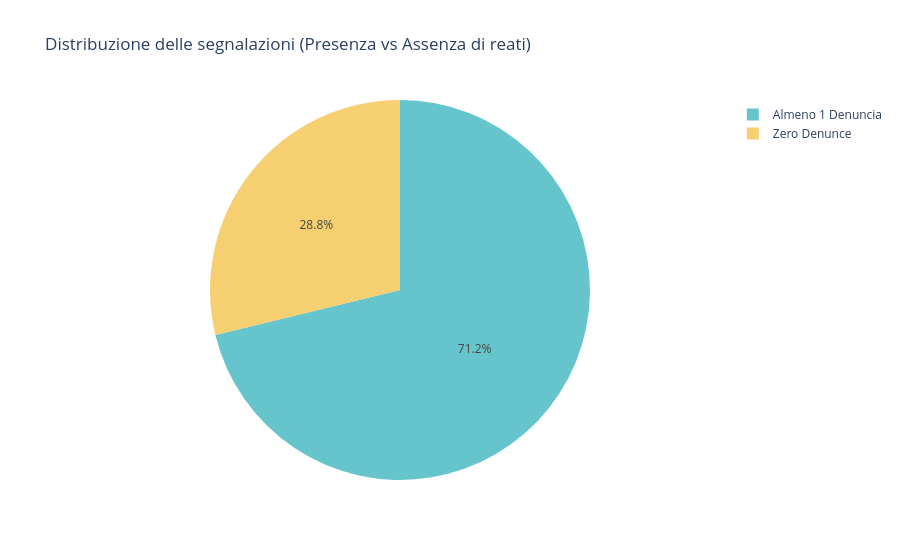

Write notebook code for a chart like this one.
### Code cell
# Analisi della distribuzione (Presenza vs Assenza di denunce)
# Trasformiamo numero_denunce in numero per il confronto
df_zero = con.execute(f"""
    SELECT 
        CASE 
            WHEN CAST(numero_denunce AS DOUBLE) = 0 THEN 'Zero Denunce' 
            ELSE 'Almeno 1 Denuncia' 
        END as status,
        COUNT(*) as conteggio
    FROM '{parquet_path}'
    GROUP BY status
""").df()

if df_zero.empty:
    print("⚠️ Nessun dato trovato per l'analisi della distribuzione.")
else:
    fig_pie = px.pie(df_zero, 
                    values='conteggio', 
                    names='status', 
                    title='Distribuzione delle segnalazioni (Presenza vs Assenza di reati)',
                    color_discrete_sequence=px.colors.qualitative.Pastel) # Colori più leggibili
    fig_pie.show()

### Figure 1 — Plotly figure (JSON) as saved in the notebook; plotly's stock layout.template omitted (floating-point values rounded to 4 significant figures)
{"data": [{"domain": {"x": [0, 1], "y": [0, 1]}, "hovertemplate": "status=%{label}<br>conteggio=%{value}<extra></extra>", "labels": ["Zero Denunce", "Almeno 1 Denuncia"], "legendgroup": "", "name": "", "showlegend": true, "type": "pie", "values": [13101, 32385]}], "layout": {"legend": {"tracegroupgap": 0}, "piecolorway": ["rgb(102, 197, 204)", "rgb(246, 207, 113)", "rgb(248, 156, 116)", "rgb(220, 176, 242)", "rgb(135, 197, 95)", "rgb(158, 185, 243)", "rgb(254, 136, 177)", "rgb(201, 219, 116)", "rgb(139, 224, 164)", "rgb(180, 151, 231)", "rgb(179, 179, 179)"], "title": {"text": "Distribuzione delle segnalazioni (Presenza vs Assenza di reati)"}}}
